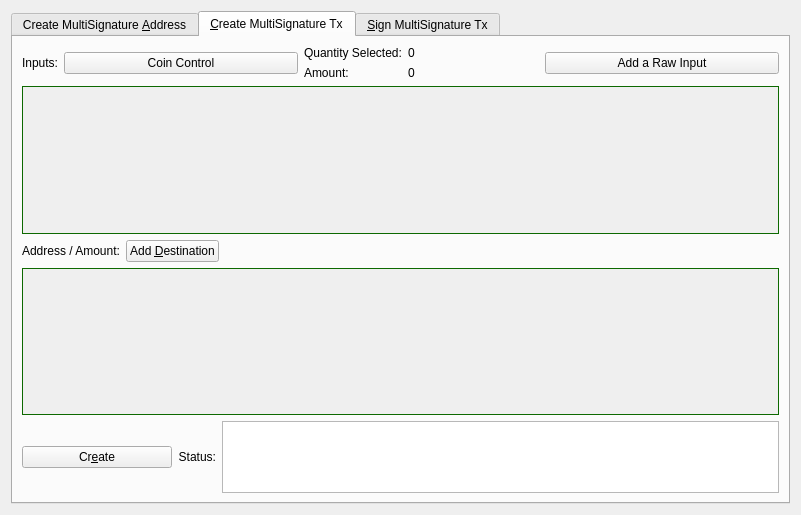
<?xml version="1.0" encoding="UTF-8"?>
<ui version="4.0">
 <class>MultisigDialog</class>
 <widget class="QDialog" name="MultisigDialog">
  <property name="geometry">
   <rect>
    <x>0</x>
    <y>0</y>
    <width>801</width>
    <height>515</height>
   </rect>
  </property>
  <property name="sizePolicy">
   <sizepolicy hsizetype="Fixed" vsizetype="Fixed">
    <horstretch>0</horstretch>
    <verstretch>0</verstretch>
   </sizepolicy>
  </property>
  <property name="windowTitle">
   <string>Multisignature Address Interactions</string>
  </property>
  <layout class="QVBoxLayout" name="verticalLayout_8">
   <item>
    <widget class="QTabWidget" name="multisigTabWidget">
     <property name="styleSheet">
      <string notr="true">QScrollArea{border: 1px solid #0d6900;}</string>
     </property>
     <property name="currentIndex">
      <number>1</number>
     </property>
     <widget class="QWidget" name="addMultisigTab">
      <property name="sizePolicy">
       <sizepolicy hsizetype="Minimum" vsizetype="Minimum">
        <horstretch>0</horstretch>
        <verstretch>0</verstretch>
       </sizepolicy>
      </property>
      <attribute name="title">
       <string>Create MultiSignature &amp;Address</string>
      </attribute>
      <layout class="QVBoxLayout" name="verticalLayout">
       <item>
        <layout class="QHBoxLayout" name="enterMLayout">
         <item>
          <widget class="QSpinBox" name="enterMSpinbox">
           <property name="sizePolicy">
            <sizepolicy hsizetype="Fixed" vsizetype="Fixed">
             <horstretch>0</horstretch>
             <verstretch>0</verstretch>
            </sizepolicy>
           </property>
           <property name="toolTip">
            <string>How many people must sign to verify a transaction</string>
           </property>
           <property name="minimum">
            <number>1</number>
           </property>
           <property name="maximum">
            <number>15</number>
           </property>
           <property name="value">
            <number>1</number>
           </property>
          </widget>
         </item>
         <item>
          <widget class="QLabel" name="enterMLabel">
           <property name="text">
            <string>Enter the minimum number of signatures required to sign transactions</string>
           </property>
          </widget>
         </item>
        </layout>
       </item>
       <item>
        <layout class="QHBoxLayout" name="addressLabelLayout">
         <item>
          <widget class="QLabel" name="addressLableLabel">
           <property name="text">
            <string>Address Label:</string>
           </property>
          </widget>
         </item>
         <item>
          <widget class="QLineEdit" name="multisigAddressLabel"/>
         </item>
        </layout>
       </item>
       <item>
        <layout class="QHBoxLayout" name="addAddressLayout">
         <item>
          <widget class="QPushButton" name="addAddressButton">
           <property name="toolTip">
            <string>Add another address that could sign to verify a transaction from the multisig address.</string>
           </property>
           <property name="text">
            <string>&amp;Add Address / Key</string>
           </property>
           <property name="icon">
            <iconset resource="../stamp.qrc">
             <normaloff>:/icons/add</normaloff>:/icons/add</iconset>
           </property>
           <property name="autoDefault">
            <bool>false</bool>
           </property>
          </widget>
         </item>
         <item>
          <widget class="QLabel" name="addAddressLabel">
           <property name="sizePolicy">
            <sizepolicy hsizetype="Preferred" vsizetype="Fixed">
             <horstretch>0</horstretch>
             <verstretch>0</verstretch>
            </sizepolicy>
           </property>
           <property name="text">
            <string>Local addresses or public keys that can sign:</string>
           </property>
          </widget>
         </item>
         <item>
          <spacer name="addAddressSpacer_2">
           <property name="orientation">
            <enum>Qt::Horizontal</enum>
           </property>
           <property name="sizeHint" stdset="0">
            <size>
             <width>40</width>
             <height>10</height>
            </size>
           </property>
          </spacer>
         </item>
        </layout>
       </item>
       <item>
        <widget class="QScrollArea" name="addAddressScrollArea">
         <property name="sizePolicy">
          <sizepolicy hsizetype="Preferred" vsizetype="Expanding">
           <horstretch>0</horstretch>
           <verstretch>0</verstretch>
          </sizepolicy>
         </property>
         <property name="widgetResizable">
          <bool>true</bool>
         </property>
         <widget class="QWidget" name="addAddressWidget">
          <property name="geometry">
           <rect>
            <x>0</x>
            <y>0</y>
            <width>759</width>
            <height>166</height>
           </rect>
          </property>
          <layout class="QVBoxLayout" name="verticalLayout_5">
           <item>
            <layout class="QVBoxLayout" name="addressList"/>
           </item>
           <item>
            <spacer name="verticalSpacer">
             <property name="orientation">
              <enum>Qt::Vertical</enum>
             </property>
             <property name="sizeHint" stdset="0">
              <size>
               <width>20</width>
               <height>40</height>
              </size>
             </property>
            </spacer>
           </item>
          </layout>
         </widget>
        </widget>
       </item>
       <item>
        <layout class="QHBoxLayout" name="addMultisigLayout">
         <item>
          <widget class="QPushButton" name="addMultisigButton">
           <property name="sizePolicy">
            <sizepolicy hsizetype="Preferred" vsizetype="Fixed">
             <horstretch>0</horstretch>
             <verstretch>0</verstretch>
            </sizepolicy>
           </property>
           <property name="toolTip">
            <string>Create a new multisig address</string>
           </property>
           <property name="toolTipDuration">
            <number>-3</number>
           </property>
           <property name="text">
            <string>C&amp;reate</string>
           </property>
           <property name="icon">
            <iconset resource="../stamp.qrc">
             <normaloff>:/icons/filesave</normaloff>:/icons/filesave</iconset>
           </property>
           <property name="autoDefault">
            <bool>false</bool>
           </property>
          </widget>
         </item>
         <item>
          <widget class="QLabel" name="label">
           <property name="text">
            <string>Status:</string>
           </property>
          </widget>
         </item>
         <item>
          <widget class="QTextEdit" name="addMultisigStatus">
           <property name="sizePolicy">
            <sizepolicy hsizetype="Expanding" vsizetype="Fixed">
             <horstretch>0</horstretch>
             <verstretch>0</verstretch>
            </sizepolicy>
           </property>
           <property name="maximumSize">
            <size>
             <width>16777215</width>
             <height>75</height>
            </size>
           </property>
           <property name="readOnly">
            <bool>true</bool>
           </property>
           <property name="textInteractionFlags">
            <set>Qt::TextSelectableByKeyboard|Qt::TextSelectableByMouse</set>
           </property>
          </widget>
         </item>
        </layout>
       </item>
       <item>
        <widget class="QLabel" name="label_2">
         <property name="sizePolicy">
          <sizepolicy hsizetype="Preferred" vsizetype="Preferred">
           <horstretch>0</horstretch>
           <verstretch>0</verstretch>
          </sizepolicy>
         </property>
         <property name="text">
          <string>Use below to quickly import an address by its redeem. Don't forget to add a label before clicking import!
Keep in mind, the wallet will rescan the blockchain to find transactions containing the new address.
Please be patient after clicking import.</string>
         </property>
         <property name="scaledContents">
          <bool>false</bool>
         </property>
         <property name="wordWrap">
          <bool>true</bool>
         </property>
        </widget>
       </item>
       <item>
        <layout class="QHBoxLayout" name="importLayout">
         <item>
          <widget class="QPushButton" name="importAddressButton">
           <property name="sizePolicy">
            <sizepolicy hsizetype="Fixed" vsizetype="Fixed">
             <horstretch>0</horstretch>
             <verstretch>0</verstretch>
            </sizepolicy>
           </property>
           <property name="text">
            <string>&amp;Import Redeem</string>
           </property>
           <property name="icon">
            <iconset resource="../stamp.qrc">
             <normaloff>:/icons/receiving_addresses</normaloff>:/icons/receiving_addresses</iconset>
           </property>
          </widget>
         </item>
         <item>
          <widget class="QLineEdit" name="importRedeem">
           <property name="sizePolicy">
            <sizepolicy hsizetype="Preferred" vsizetype="Fixed">
             <horstretch>0</horstretch>
             <verstretch>0</verstretch>
            </sizepolicy>
           </property>
          </widget>
         </item>
        </layout>
       </item>
      </layout>
     </widget>
     <widget class="QWidget" name="createTransactionTab">
      <attribute name="title">
       <string>&amp;Create MultiSignature Tx</string>
      </attribute>
      <layout class="QVBoxLayout" name="verticalLayout_3">
       <item>
        <layout class="QHBoxLayout" name="horizontalLayout_2">
         <item>
          <layout class="QVBoxLayout" name="createTxLayout">
           <item>
            <layout class="QHBoxLayout" name="addTxInputLayout">
             <item>
              <widget class="QLabel" name="addTxInputLabel">
               <property name="sizePolicy">
                <sizepolicy hsizetype="Fixed" vsizetype="Preferred">
                 <horstretch>0</horstretch>
                 <verstretch>0</verstretch>
                </sizepolicy>
               </property>
               <property name="text">
                <string>Inputs:</string>
               </property>
              </widget>
             </item>
             <item>
              <widget class="QPushButton" name="pushButtonCoinControl">
               <property name="sizePolicy">
                <sizepolicy hsizetype="Preferred" vsizetype="Fixed">
                 <horstretch>0</horstretch>
                 <verstretch>0</verstretch>
                </sizepolicy>
               </property>
               <property name="text">
                <string>Coin Control</string>
               </property>
              </widget>
             </item>
             <item>
              <layout class="QFormLayout" name="formLayout_2">
               <property name="rightMargin">
                <number>10</number>
               </property>
               <item row="0" column="0">
                <widget class="QLabel" name="labelQuantity">
                 <property name="text">
                  <string>Quantity Selected:</string>
                 </property>
                </widget>
               </item>
               <item row="0" column="1">
                <widget class="QLabel" name="labelQuantity_int">
                 <property name="text">
                  <string>0</string>
                 </property>
                </widget>
               </item>
               <item row="1" column="0">
                <widget class="QLabel" name="labelAmount">
                 <property name="text">
                  <string>Amount:</string>
                 </property>
                </widget>
               </item>
               <item row="1" column="1">
                <widget class="QLabel" name="labelAmount_int">
                 <property name="text">
                  <string>0</string>
                 </property>
                </widget>
               </item>
              </layout>
             </item>
             <item>
              <widget class="QPushButton" name="addInputButton">
               <property name="sizePolicy">
                <sizepolicy hsizetype="Preferred" vsizetype="Fixed">
                 <horstretch>0</horstretch>
                 <verstretch>0</verstretch>
                </sizepolicy>
               </property>
               <property name="toolTip">
                <string>Add an input to fund the outputs</string>
               </property>
               <property name="text">
                <string>Add a Raw Input</string>
               </property>
               <property name="icon">
                <iconset resource="../stamp.qrc">
                 <normaloff>:/css/default</normaloff>:/css/default</iconset>
               </property>
              </widget>
             </item>
            </layout>
           </item>
           <item>
            <widget class="QScrollArea" name="txInputsScrollArea">
             <property name="sizePolicy">
              <sizepolicy hsizetype="Preferred" vsizetype="Expanding">
               <horstretch>0</horstretch>
               <verstretch>0</verstretch>
              </sizepolicy>
             </property>
             <property name="widgetResizable">
              <bool>true</bool>
             </property>
             <widget class="QWidget" name="txInputsWidget">
              <property name="geometry">
               <rect>
                <x>0</x>
                <y>0</y>
                <width>747</width>
                <height>131</height>
               </rect>
              </property>
              <layout class="QVBoxLayout" name="verticalLayout_7">
               <item>
                <layout class="QVBoxLayout" name="inputsList"/>
               </item>
               <item>
                <spacer name="txInputsSpacer">
                 <property name="orientation">
                  <enum>Qt::Vertical</enum>
                 </property>
                 <property name="sizeHint" stdset="0">
                  <size>
                   <width>20</width>
                   <height>80</height>
                  </size>
                 </property>
                </spacer>
               </item>
              </layout>
             </widget>
            </widget>
           </item>
           <item>
            <layout class="QHBoxLayout" name="addDestinationLayout">
             <item>
              <widget class="QLabel" name="addDestinationLabel">
               <property name="text">
                <string>Address / Amount:</string>
               </property>
              </widget>
             </item>
             <item>
              <widget class="QPushButton" name="addDestinationButton">
               <property name="sizePolicy">
                <sizepolicy hsizetype="Fixed" vsizetype="Fixed">
                 <horstretch>0</horstretch>
                 <verstretch>0</verstretch>
                </sizepolicy>
               </property>
               <property name="toolTip">
                <string>Add destinations to send SAM to</string>
               </property>
               <property name="text">
                <string>Add &amp;Destination</string>
               </property>
               <property name="icon">
                <iconset resource="../stamp.qrc">
                 <normaloff>:/icons/add</normaloff>:/icons/add</iconset>
               </property>
              </widget>
             </item>
             <item>
              <spacer name="addDestinationHorizontalSpacer">
               <property name="orientation">
                <enum>Qt::Horizontal</enum>
               </property>
               <property name="sizeHint" stdset="0">
                <size>
                 <width>40</width>
                 <height>20</height>
                </size>
               </property>
              </spacer>
             </item>
            </layout>
           </item>
           <item>
            <widget class="QScrollArea" name="destionationsScrollArea">
             <property name="sizePolicy">
              <sizepolicy hsizetype="Expanding" vsizetype="Expanding">
               <horstretch>0</horstretch>
               <verstretch>0</verstretch>
              </sizepolicy>
             </property>
             <property name="widgetResizable">
              <bool>true</bool>
             </property>
             <widget class="QWidget" name="destinationsScrollAreaContents">
              <property name="geometry">
               <rect>
                <x>0</x>
                <y>0</y>
                <width>747</width>
                <height>130</height>
               </rect>
              </property>
              <layout class="QVBoxLayout" name="verticalLayout_11">
               <item>
                <layout class="QVBoxLayout" name="destinationsList"/>
               </item>
               <item>
                <spacer name="destinationsSpacer">
                 <property name="orientation">
                  <enum>Qt::Vertical</enum>
                 </property>
                 <property name="sizeHint" stdset="0">
                  <size>
                   <width>20</width>
                   <height>20</height>
                  </size>
                 </property>
                </spacer>
               </item>
              </layout>
             </widget>
            </widget>
           </item>
           <item>
            <layout class="QHBoxLayout" name="horizontalLayout_4">
             <item>
              <widget class="QPushButton" name="createButton">
               <property name="sizePolicy">
                <sizepolicy hsizetype="Fixed" vsizetype="Fixed">
                 <horstretch>0</horstretch>
                 <verstretch>0</verstretch>
                </sizepolicy>
               </property>
               <property name="minimumSize">
                <size>
                 <width>150</width>
                 <height>0</height>
                </size>
               </property>
               <property name="toolTip">
                <string>Create a transaction object using the given inputs to the given outputs</string>
               </property>
               <property name="text">
                <string>Cr&amp;eate</string>
               </property>
               <property name="icon">
                <iconset resource="../stamp.qrc">
                 <normaloff>:/icons/export</normaloff>:/icons/export</iconset>
               </property>
               <property name="autoDefault">
                <bool>false</bool>
               </property>
               <property name="default">
                <bool>true</bool>
               </property>
              </widget>
             </item>
             <item>
              <widget class="QLabel" name="createButtonLabel">
               <property name="sizePolicy">
                <sizepolicy hsizetype="Fixed" vsizetype="Preferred">
                 <horstretch>0</horstretch>
                 <verstretch>0</verstretch>
                </sizepolicy>
               </property>
               <property name="text">
                <string>Status:</string>
               </property>
               <property name="alignment">
                <set>Qt::AlignRight|Qt::AlignTrailing|Qt::AlignVCenter</set>
               </property>
              </widget>
             </item>
             <item>
              <widget class="QTextEdit" name="createButtonStatus">
               <property name="sizePolicy">
                <sizepolicy hsizetype="Expanding" vsizetype="Minimum">
                 <horstretch>0</horstretch>
                 <verstretch>0</verstretch>
                </sizepolicy>
               </property>
               <property name="maximumSize">
                <size>
                 <width>16777215</width>
                 <height>16777215</height>
                </size>
               </property>
               <property name="sizeAdjustPolicy">
                <enum>QAbstractScrollArea::AdjustToContents</enum>
               </property>
               <property name="readOnly">
                <bool>true</bool>
               </property>
              </widget>
             </item>
            </layout>
           </item>
          </layout>
         </item>
         <item>
          <layout class="QHBoxLayout" name="horizontalLayout_3"/>
         </item>
        </layout>
       </item>
      </layout>
     </widget>
     <widget class="QWidget" name="signMultisigTransaction">
      <property name="styleSheet">
       <string notr="true">txScrollArea:{
	border: 1px solid #0d6900;
}
keyScrollArea:{
	border: 1px solid #0d6900;
}
txScrollArea:{
	border: 1px solid #0d6900;
}</string>
      </property>
      <attribute name="title">
       <string>&amp;Sign MultiSignature Tx</string>
      </attribute>
      <layout class="QVBoxLayout" name="verticalLayout_4">
       <item>
        <layout class="QHBoxLayout" name="transactionHexLayout">
         <item>
          <widget class="QLabel" name="transactionHexLabel">
           <property name="text">
            <string>Transaction Hex:</string>
           </property>
          </widget>
         </item>
         <item>
          <widget class="QLineEdit" name="transactionHex">
           <property name="toolTip">
            <string/>
           </property>
          </widget>
         </item>
        </layout>
       </item>
       <item>
        <layout class="QHBoxLayout" name="horizontalLayout">
         <item>
          <layout class="QVBoxLayout" name="verticalLayout_2">
           <item>
            <layout class="QHBoxLayout" name="horizontalLayout_7">
             <item>
              <widget class="QPushButton" name="signButton">
               <property name="sizePolicy">
                <sizepolicy hsizetype="Preferred" vsizetype="Fixed">
                 <horstretch>0</horstretch>
                 <verstretch>0</verstretch>
                </sizepolicy>
               </property>
               <property name="minimumSize">
                <size>
                 <width>150</width>
                 <height>0</height>
                </size>
               </property>
               <property name="toolTip">
                <string>Sign the transaction from this wallet or from provided private keys</string>
               </property>
               <property name="text">
                <string>S&amp;ign</string>
               </property>
               <property name="icon">
                <iconset resource="../stamp.qrc">
                 <normaloff>:/icons/edit</normaloff>:/icons/edit</iconset>
               </property>
               <property name="autoDefault">
                <bool>false</bool>
               </property>
               <property name="default">
                <bool>true</bool>
               </property>
              </widget>
             </item>
             <item>
              <widget class="QPushButton" name="commitButton">
               <property name="enabled">
                <bool>false</bool>
               </property>
               <property name="sizePolicy">
                <sizepolicy hsizetype="Preferred" vsizetype="Fixed">
                 <horstretch>0</horstretch>
                 <verstretch>0</verstretch>
                </sizepolicy>
               </property>
               <property name="toolTip">
                <string>&lt;html&gt;&lt;head/&gt;&lt;body&gt;&lt;p&gt;DISABLED until transaction has been signed enough times.&lt;/p&gt;&lt;/body&gt;&lt;/html&gt;</string>
               </property>
               <property name="autoFillBackground">
                <bool>false</bool>
               </property>
               <property name="text">
                <string>Co&amp;mmit</string>
               </property>
               <property name="icon">
                <iconset resource="../stamp.qrc">
                 <normaloff>:/icons/send</normaloff>:/icons/send</iconset>
               </property>
               <property name="autoDefault">
                <bool>true</bool>
               </property>
              </widget>
             </item>
             <item>
              <layout class="QHBoxLayout" name="addPrivKeyLayout">
               <item>
                <widget class="QPushButton" name="addPrivKeyButton">
                 <property name="sizePolicy">
                  <sizepolicy hsizetype="Fixed" vsizetype="Fixed">
                   <horstretch>0</horstretch>
                   <verstretch>0</verstretch>
                  </sizepolicy>
                 </property>
                 <property name="toolTip">
                  <string>Add private keys to sign the transaction with</string>
                 </property>
                 <property name="text">
                  <string>Add Private &amp;Key</string>
                 </property>
                 <property name="icon">
                  <iconset resource="../stamp.qrc">
                   <normaloff>:/icons/add</normaloff>:/icons/add</iconset>
                 </property>
                </widget>
               </item>
               <item>
                <widget class="QLabel" name="addPrivKeyLabel">
                 <property name="text">
                  <string>Sign with only private keys (Not Recommened)</string>
                 </property>
                </widget>
               </item>
              </layout>
             </item>
            </layout>
           </item>
           <item>
            <layout class="QHBoxLayout" name="horizontalLayout_5">
             <item>
              <widget class="QLabel" name="signButtonStatusLabel">
               <property name="text">
                <string>Status:</string>
               </property>
              </widget>
             </item>
             <item>
              <widget class="QTextEdit" name="signButtonStatus">
               <property name="sizePolicy">
                <sizepolicy hsizetype="Expanding" vsizetype="Preferred">
                 <horstretch>0</horstretch>
                 <verstretch>0</verstretch>
                </sizepolicy>
               </property>
               <property name="maximumSize">
                <size>
                 <width>16777215</width>
                 <height>16777215</height>
                </size>
               </property>
               <property name="verticalScrollBarPolicy">
                <enum>Qt::ScrollBarAsNeeded</enum>
               </property>
               <property name="readOnly">
                <bool>true</bool>
               </property>
               <property name="textInteractionFlags">
                <set>Qt::TextSelectableByKeyboard|Qt::TextSelectableByMouse</set>
               </property>
              </widget>
             </item>
            </layout>
           </item>
           <item>
            <widget class="QScrollArea" name="keyScrollArea">
             <property name="sizePolicy">
              <sizepolicy hsizetype="Expanding" vsizetype="Expanding">
               <horstretch>0</horstretch>
               <verstretch>0</verstretch>
              </sizepolicy>
             </property>
             <property name="sizeAdjustPolicy">
              <enum>QAbstractScrollArea::AdjustToContents</enum>
             </property>
             <property name="widgetResizable">
              <bool>true</bool>
             </property>
             <widget class="QWidget" name="keyScrollAreaContents">
              <property name="geometry">
               <rect>
                <x>0</x>
                <y>0</y>
                <width>755</width>
                <height>168</height>
               </rect>
              </property>
              <layout class="QVBoxLayout" name="verticalLayout_9">
               <item>
                <layout class="QVBoxLayout" name="keyList"/>
               </item>
               <item>
                <spacer name="keySpacer">
                 <property name="orientation">
                  <enum>Qt::Vertical</enum>
                 </property>
                 <property name="sizeHint" stdset="0">
                  <size>
                   <width>20</width>
                   <height>20</height>
                  </size>
                 </property>
                </spacer>
               </item>
              </layout>
             </widget>
            </widget>
           </item>
          </layout>
         </item>
        </layout>
       </item>
      </layout>
     </widget>
    </widget>
   </item>
  </layout>
 </widget>
 <resources>
  <include location="../stamp.qrc"/>
 </resources>
 <connections/>
</ui>
